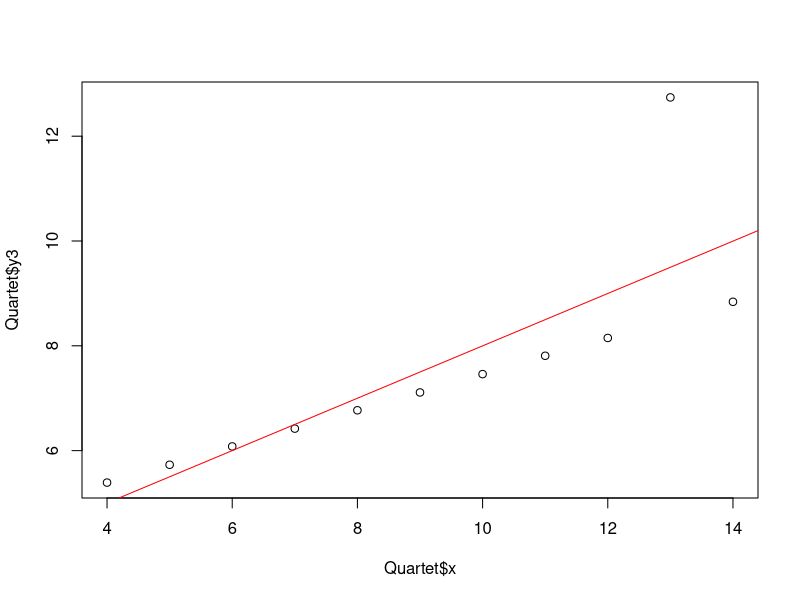
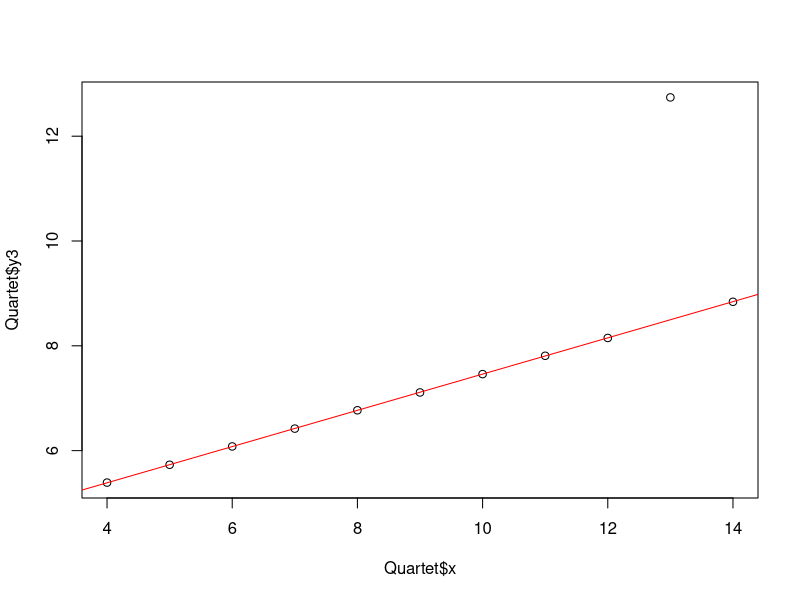

Here is the R script that generated these plots, in order: (Note: this script raises an error after producing the figures.)
##measuring the performance of the regression model
library(caret)
library(car)
data(Quartet)
#plot the attribute,y3,against x using the lm function
plot(Quartet$x,Quartet$y3)
lmfit=lm(Quartet$y3~Quartet$x)
abline(lmfit,col="red")
#retrieve predicted value
predicted=predict(lmfit,newdata = Quartet[c("x")])
#calculate the root mean square error
actual=Quartet$y3
rmse=(mean((predicted-actual)^2))^0.5
rmse
#calculate the relative square error
mu=mean(actual)
rse=mean((predicted-actual)^2)/mean((mu-actual)^2)
rse
#use R-Square as a measurement
rsquare=1-rse
rsquare
#plot attribute,y3,against x using the rlm function
library(MASS)
plot(Quartet$x,Quartet$y3)
rlmfit=rlm(Quartet$y3~Quartet$x)
abline(rlmfit,col="red")

predicted=predict(rlmfit,newdata=Quartet[c("x")])
actual=Quartet$y3
rmse=(mean((predicted-actual)^2))^0.5
rmse
mu=mean(actual)
rse=mean((predicted-actual)^2)/mean((mu-actual)^2)
rse
rsquare=1-rse
rsquare

##Measuring prediction performance with a confusion matrix

#train a svm model
svm.model=train(churn ~ .,data=trainset,method="svmRadial")
svm.pred=predict(svm.model,testset[,!names(testset) %in% c("churn")])
table(svm.pred,testset[,c("churn")])
confusionMatrix(svm.pred,testset[,c("churn")])

##Measuring prediction performance using ROCR
install.packages("ROCR")
library(ROCR)
library(e1071)

svmfit=svm(churn ~ .,data=trainset,prob=TRUE)
pred=predict(svmfit,testset[,!names(testset) %in% c("churn")],probability=TRUE)
#obtain the probability of labels with yes
pred.prob=attr(pred,"probabilities")
pred.to.roc=pred.prob[,2]
#use the performance function to obtain the performance measurement
pred.rocr=prediction(pred.to.roc,testset$churn)
perf.rocr=performance(pred.rocr,measure="auc",x.measure = "cutoff")
perf.tpr.rocr=performance(pred.rocr,"tpr","fpr")
#Visualize the ROC curve using the plot function
plot(perf.tpr.rocr,colorize=T,main=paste("AUC:",(perf.rocr@y.values)))

##comparing an ROC curve using the caret package
install.packages("pROC")
library("pROC")

#set up the training control with a 10-fold cross-validation in 3 repetitions
control=trainControl(method="repeatedcv",number = 10,repeats=3,classProbs=TRUE,summaryFunction = twoClassSummary)
#train classifier
glm.model=train(churn ~.,data=trainset,method="glm",metric="ROC",trControl=control)
svm.model=train(churn ~.,data=trainset,method="svmRadial",metric="ROC",trControl=control)
rpart.model=train(churn ~.,data=trainset,method="rpart",metric="ROC",trControl=control)
#make predictions based on different trained models
glm.probs=predict(glm.model,testset[,!names(testset) %in% c("churn")],type="prob")
svm.probs=predict(svm.model,testset[,!names(testset) %in% c("churn")],type="prob")
rpart.probs=predict(rpart.model,testset[,!names(testset) %in% c("churn")],type="prob")
#generate the ROC curve of each model
glm.ROC=roc(response=testset[,c("churn")],predictor=glm.probs$yes,levels=levels(testset[,c("churn")]))
plot(glm.ROC,type="S",col="red")

svm.ROC=roc(response=testset[,c("churn")],predictor=svm.probs$yes,levels=levels(testset[,c("churn")]))
plot(svm.ROC,add=TRUE,col="green")

rpart.ROC=roc(response=testset[,c("churn")],predictor = rpart.probs$yes,levels=levels(testset[,c("churn")]))
plot(rpart.ROC,add=TRUE,col="blue")

##Measuring performance differences between models

#resample the three generated models
cv.values=resamples(list(glm=glm.model,svm.model,rpart=rpart.model))
summary(cv.values)
#use dotplot to plot the resampling result in the ROC metric
dotplot(cv.values,metrix="ROC")
bwplot(cv.values,layout=c(3,1))
